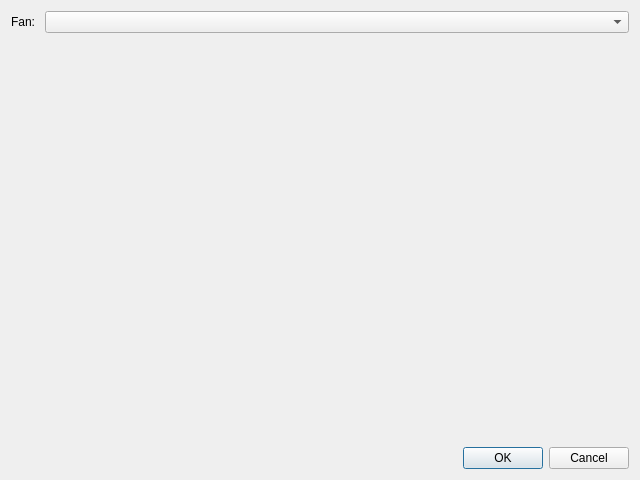
<?xml version='1.0'?>
<ui version="4.0">
 <class>FanOptimizerDialog</class>
 <widget name="FanOptimizerDialog" class="QDialog">
  <property name="geometry">
   <rect>
    <x>0</x>
    <y>0</y>
    <width>640</width>
    <height>480</height>
   </rect>
  </property>
  <property name="windowTitle">
   <string>Dialog</string>
  </property>
  <layout name="verticalLayout" class="QVBoxLayout">
   <item>
    <layout name="formLayout" class="QFormLayout">
     <item row="0" column="0">
      <widget name="fanLabel" class="QLabel">
       <property name="text">
        <string>Fan: </string>
       </property>
      </widget>
     </item>
     <item row="0" column="1">
      <widget name="fanComboBox" class="QComboBox"/>
     </item>
    </layout>
   </item>
   <item>
    <spacer name="verticalSpacer">
     <property name="orientation">
      <enum>Qt::Vertical</enum>
     </property>
     <property name="sizeHint" stdset="0">
      <size>
       <width>20</width>
       <height>40</height>
      </size>
     </property>
    </spacer>
   </item>
   <item>
    <widget name="buttonBox" class="QDialogButtonBox">
     <property name="orientation">
      <enum>Qt::Horizontal</enum>
     </property>
     <property name="standardButtons">
      <set>QDialogButtonBox::Cancel|QDialogButtonBox::Ok</set>
     </property>
    </widget>
   </item>
  </layout>
 </widget>
 <resources/>
 <connections>
  <connection>
   <sender>buttonBox</sender>
   <signal>accepted()</signal>
   <receiver>FanOptimizerDialog</receiver>
   <slot>accept()</slot>
   <hints>
    <hint type="sourcelabel">
     <x>248</x>
     <y>254</y>
    </hint>
    <hint type="destinationlabel">
     <x>157</x>
     <y>274</y>
    </hint>
   </hints>
  </connection>
  <connection>
   <sender>buttonBox</sender>
   <signal>rejected()</signal>
   <receiver>FanOptimizerDialog</receiver>
   <slot>reject()</slot>
   <hints>
    <hint type="sourcelabel">
     <x>316</x>
     <y>260</y>
    </hint>
    <hint type="destinationlabel">
     <x>286</x>
     <y>274</y>
    </hint>
   </hints>
  </connection>
 </connections>
</ui>
